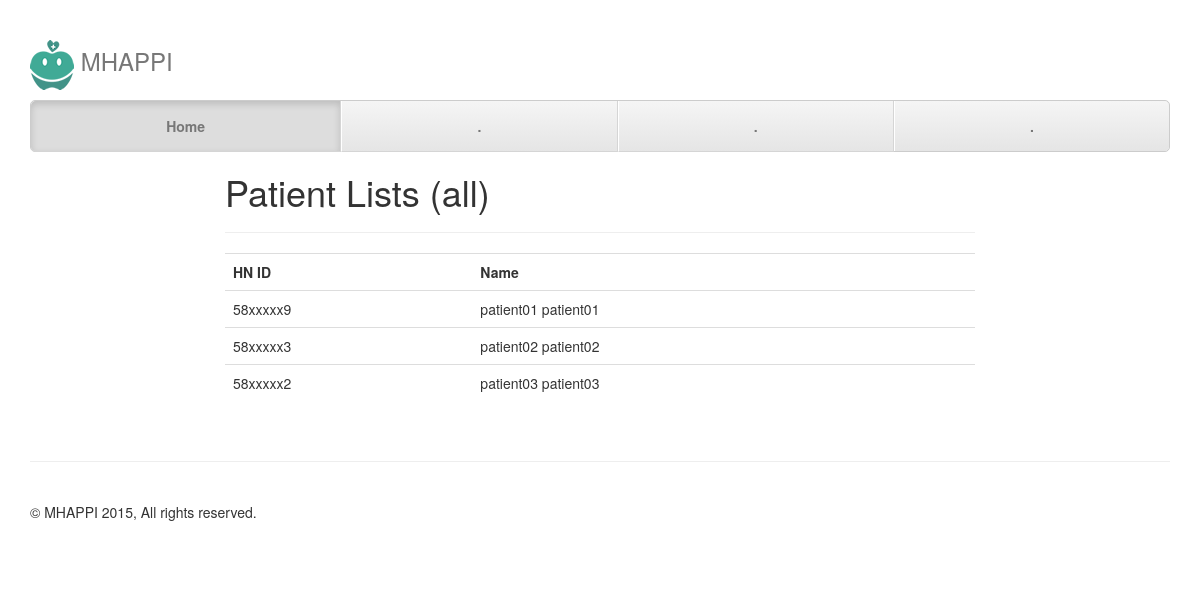
The page /list_patient/ on the database its author committed.
### apps/authentication/models.py (models this page shows, shortened)
class Patient(models.Model):
	GENDER_CHOICES = (
		(1, "Male"),
		(2, "Female"),
		(3, "Others"),
	)
	user = models.ForeignKey(User, default = 0)
	hospital_id = models.CharField(max_length = 20)
	national_id = models.CharField(max_length = 20)
	prefix_name = models.CharField(max_length = 200)
	first_name = models.CharField(max_length = 200)
	last_name = models.CharField(max_length = 200)
	gender = models.IntegerField(choices = GENDER_CHOICES)
	birthdate = models.DateField()
	address = models.CharField(max_length = 500)
	phone = models.CharField(max_length = 200)
	email = models.CharField(max_length = 200)

### apps/authentication/views.py (the view)
# urls.py: url(r'^list_patient/', auth_view.list_patient, name='list_patient'),
def list_patient(request):
    patients = Patient.objects.all()
    data = {
        'patients' : patients,
    }
    return render(request, 'list_patient.html', data)

### apps/authentication/templates/list_patient.html (shortened to what this page needs)
{% extends "base.html" %}
{% block main %}
    <div id="login" class="row">
        <div class="col-md-8 col-md-offset-2">
            <h1>Patient Lists (all)</h1>
            <hr/>
            <table class="table">
            	<tr>
            		<th>HN ID</th>
            		<th>Name</th>
            		<th></th>
            	</tr>
            	{% for patient in patients %}
            	<tr>
            		<td>{{ patient.hospital_id }}</td>
            		<td>{{ patient.first_name }} {{ patient.last_name }}</td>
            		<td>
            		</td>
            	</tr>
            	{% endfor %}
            </table>
        </div>
    </div>
{% endblock %}

### static/css/justified-nav.css (style rules this page uses)
body { padding-top: 20px; }

### rows shown on the page
Patient: hospital_id "58xxxxx9", first_name "patient01", last_name "patient01"
Patient: hospital_id "58xxxxx3", first_name "patient02", last_name "patient02"
Patient: hospital_id "58xxxxx2", first_name "patient03", last_name "patient03"
